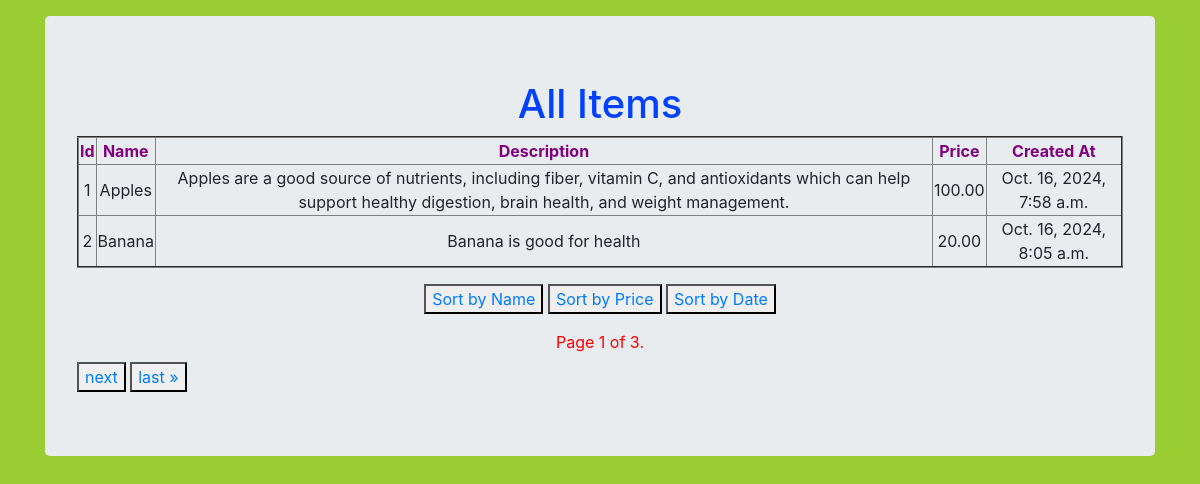
The page / on the database its author committed.
### store/models.py (models this page shows, shortened)
class Item(models.Model):
    name = models.CharField( max_length=150)
    description = models.TextField()
    price = models.DecimalField( max_digits=10, decimal_places=2)
    created_at = models.DateTimeField(auto_now_add=True)

### store/views.py (the view)
# urls.py: path('',views.items_list,name="items_list"),
def items_list(request):
    item_list = Item.objects.all() # To display all items
    sort_by = request.GET.get('sort', 'created_at')
    item_list = item_list.order_by(sort_by)
    paginator = Paginator(item_list, 2)
    page_number = request.GET.get('page')
    items = paginator.get_page(page_number)
    return render(request, 'items_list.html', {'items': items})

### templates/items_list.html (shortened to what this page needs)
<!DOCTYPE html>
{% load static%}
<html lang="en">
<head>
    <link rel="stylesheet" href="https://cdn.jsdelivr.net/npm/bootstrap@4.5.3/dist/css/bootstrap.min.css">
    <link rel="stylesheet" href="{%static 'Css/item.css'%}">
</head>
<body>
    <div class="container">
        <div class="row">
            <div class="col-12">
                <div class="jumbotron mt-3" >
                    <h1 align = 'center' class = "main_heading">All Items</h1>
                    <table border = 2 align = 'center'>
                        <thead style = 'color:purple'>
                            <th>Id</th>
                            <th>Name</th>
                            <th>Description</th>
                            <th>Price</th>
                            <th>Created At</th>
                        </thead>
                    {% for item in items%}
                        <tr>
                            <td>{{item.id}}</td>
                            <td>{{item.name}}</td>
                            <td>{{item.description}}</td>
                            <td>{{item.price}}</td>
                            <td>{{item.created_at}}</td>
                        </tr>
                    {% endfor%}
                    </table>
                    <div align = 'center' class = "m-3">
                        <button><a href="?sort=name">Sort by Name</a></button>
                        <button><a href="?sort=price">Sort by Price</a></button>
                        <button><a href="?sort=created_at">Sort by Date</a>
                    </div>
                    <div>
                        <div class = "pagenumber m-2">
                            <span class="current">
                                Page {{ items.number }} of {{ items.paginator.num_pages }}.
                            </span>
                        </div>
                        <div class="pagination">
                            <span class="step-links">
                                {% if items.has_next %}
                                    <button><a href="?page={{ items.next_page_number }}">next</a></button>
                                    <button><a href="?page={{ items.paginator.num_pages }}">last &raquo;</a></button>
                                {% endif %}
                            </span>
                        </div>
                    </div>
                </div>
            </div>
        </div>
    </div>
</body>
</html>

### static/css/item.css (style rules this page uses)
body { background:yellowgreen; text-align : center; }
.main_heading { color:#0040ff; }
.pagenumber { color:red; }

### rows shown on the page
Item: id "1", name "Apples", description "Apples are a good source of nutrients, including fiber, vitamin C, and antioxidants which can help support healthy digestion, brain health, and weight management.", price "100.00", created_at "Oct. 16, 2024, 7:58 a.m."
Item: id "2", name "Banana", description "Banana is good for health", price "20.00", created_at "Oct. 16, 2024, 8:05 a.m."

### other values the page prints
{{ items.number }} "1"
{{ items.paginator.num_pages }} "3"
